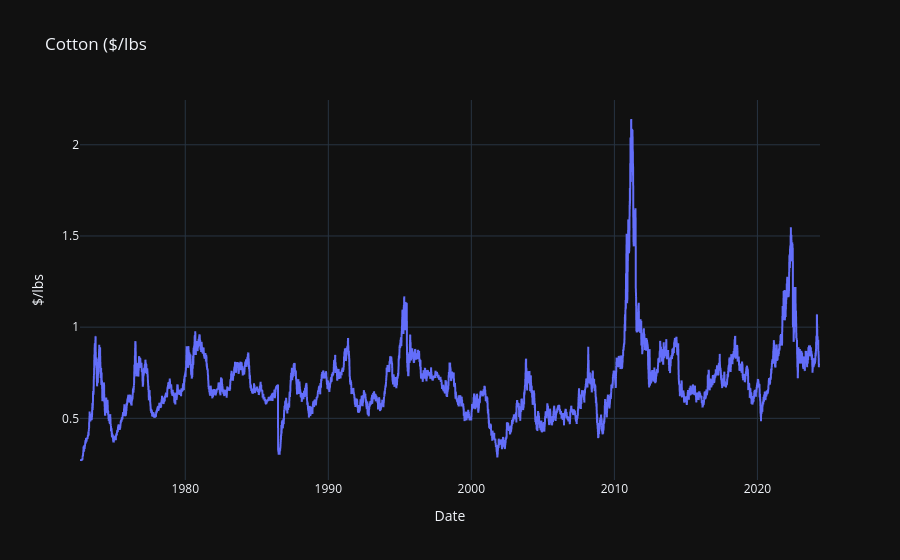

Notebook code cell kept with this figure:
### Markdown cell above
# View Price Data

### Code cell
fig = px.line(cotton_df, x=cotton_df.index, y='$/lbs', title='Cotton ($/lbs')
fig.update_layout(
    #title='Your Custom Title',
    xaxis_title='Date',
    yaxis_title='$/lbs',
    template='plotly_dark'  
)
fig.show()

### Figure 1 — Plotly figure (JSON) as saved in the notebook; plotly's stock layout.template omitted (floating-point values rounded to 4 significant figures; data arrays with more than 128 entries replaced by an {"elided": "..."} marker saying what was removed)
{"data": [{"hovertemplate": "date=%{x}<br>$/lbs=%{y}<extra></extra>", "legendgroup": "", "line": {"color": "#636efa", "dash": "solid"}, "marker": {"symbol": "circle"}, "mode": "lines", "name": "", "showlegend": false, "type": "scattergl", "x": {"elided": "13025 str values"}, "xaxis": "x", "y": {"elided": "13025 float values"}, "yaxis": "y"}], "layout": {"autosize": true, "legend": {"tracegroupgap": 0}, "title": {"text": "Cotton ($/lbs"}, "xaxis": {"anchor": "y", "autorange": true, "domain": [0, 1], "range": ["1972-08-22", "2024-05-17"], "title": {"text": "Date"}, "type": "date"}, "yaxis": {"anchor": "x", "autorange": true, "domain": [0, 1], "range": [0.1618, 2.246], "title": {"text": "$/lbs"}, "type": "linear"}}}
